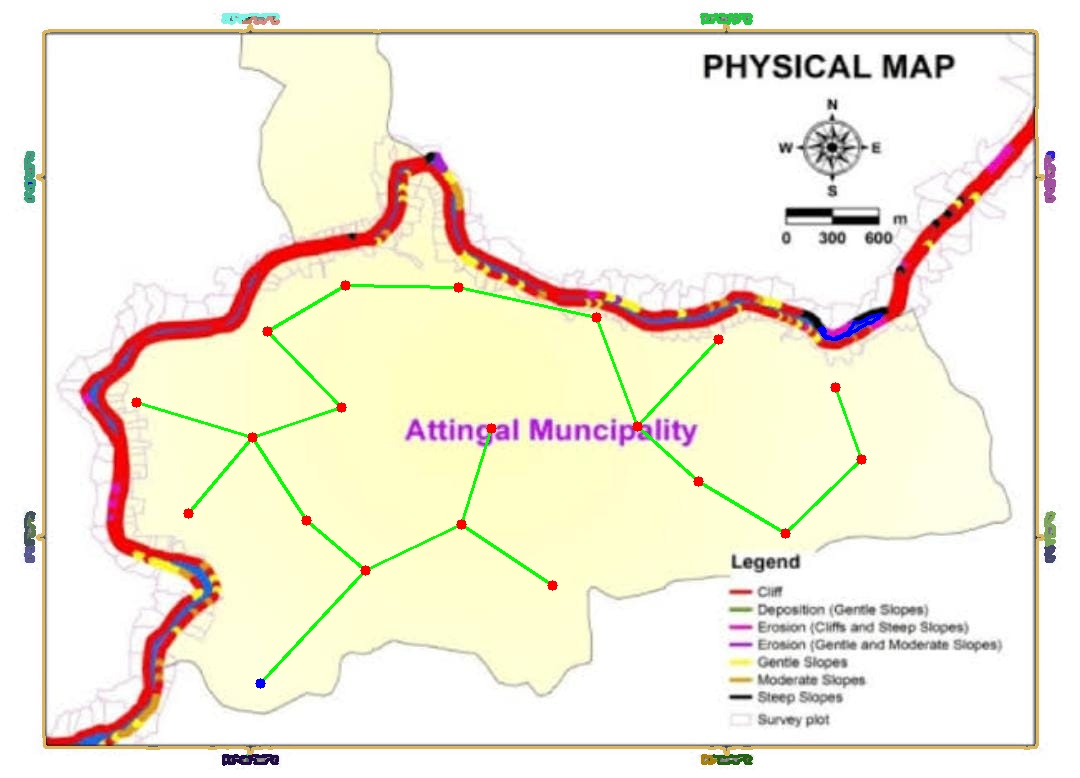
#> input picture town_with_water_supply.jpeg, 1080 x 778 px
$ python pani.py
#> lines starting #> are read from the running program, lines starting #| are printed output that depends on the picture; after the words box and inside, x2 and y2 are one past the last pixel; in counts of white or black regions, pixels touching at a corner belong together
import cv2
import numpy as np
import matplotlib.pyplot as plt
from scipy.spatial import distance_matrix
from scipy.sparse.csgraph import minimum_spanning_tree
from mpl_toolkits.mplot3d import Axes3D
from geopy.distance import geodesic

# Global variables
points = []
water_source = None
town_border_limits = (0, 0, 0, 0)

def preprocess_image(image_path):
    """Load and preprocess the image."""
    image = cv2.imread(image_path.strip())
    if image is None:
        raise FileNotFoundError(f"Failed to load image from: {image_path.strip()}")
    gray_image = cv2.cvtColor(image, cv2.COLOR_BGR2GRAY)
    blurred_image = cv2.GaussianBlur(gray_image, (5, 5), 0)
    return blurred_image, image

def detect_borders(preprocessed_image):
    """Detect borders using edge detection."""
    edges = cv2.Canny(preprocessed_image, 50, 150)
    contours, _ = cv2.findContours(edges, cv2.RETR_EXTERNAL, cv2.CHAIN_APPROX_SIMPLE)
    return contours

# [10 lines left out: function find_centroids, not called in this run]

def get_town_border_limits(town_contour, image):
    """Get limits of the town border from contour."""
    x, y, w, h = cv2.boundingRect(town_contour)
    cv2.rectangle(image, (x, y), (x + w, y + h), (0, 255, 0), 2)
    return (x, y, x + w, y + h)

# [16 lines left out: function on_click, not called in this run]

def select_points_on_image(image, title):
    """Display the image and let user select points."""
    global points, water_source
    points = []
    water_source = None

    plt.imshow(cv2.cvtColor(image, cv2.COLOR_BGR2RGB))
    plt.title(title)
    plt.axis('on')
    plt.connect('button_press_event', on_click)
    plt.show()

    return points, water_source

# [19 lines left out: function create_3d_map, not called in this run]

def connect_buildings_to_network(image, points, water_source):
    """Connect buildings to the water source and calculate total distance."""
    points_with_source = points + [water_source]
    distances = distance_matrix(points_with_source, points_with_source)

    mst = minimum_spanning_tree(distances).toarray().astype(float)
    image_with_connections = image.copy()
    total_distance_km = 0

    for i in range(len(points_with_source)):
        for j in range(len(points_with_source)):
            if mst[i, j] > 0:
                cv2.line(image_with_connections, tuple(map(int, points_with_source[i])),
                         tuple(map(int, points_with_source[j])), (0, 255, 0), 2)
                dist_cm = mst[i, j]
                dist_km = dist_cm * scale_km_per_cm
                total_distance_km += dist_km

    for point in points:
        cv2.circle(image_with_connections, tuple(map(int, point)), 5, (0, 0, 255), -1)
    if water_source:
        cv2.circle(image_with_connections, tuple(map(int, water_source)), 5, (255, 0, 0), -1)

    return image_with_connections, total_distance_km

def draw_and_save_contours_with_connections(image_path, contours, output_path, points, water_source):
    """Draw contours and save the image with connections."""
    _, image = preprocess_image(image_path)
    if contours:
        for contour in contours:
            color = tuple(np.random.randint(0, 255, size=3).tolist())
            cv2.drawContours(image, [contour], -1, color, 2)

    image_with_connections, total_distance_km = connect_buildings_to_network(image, points, water_source)
    cv2.imwrite(output_path, image_with_connections)
    return total_distance_km

# [9 lines left out: function display_image_with_contours, not called in this run]

def main():
    """Main function to run the script."""
    global scale_km_per_cm
    image_path = input("Enter the path to the image: ").strip()
#> the answer given: town_with_water_supply.jpeg
    scale_km_per_cm = float(input("Enter the scale (km per cm): ").strip())
#> the answer given: 3
    contours_output_path = "town_with_water_supply.jpeg"

    preprocessed_image, image = preprocess_image(image_path)
#> in preprocess_image, image is the input picture: shape (778, 1080, 3); mean B, G, R 221.8, 237.9, 243.8
#> in preprocess_image, `gray_image = cv2.cvtColor(image, cv2.COLOR_BGR2GRAY)`:
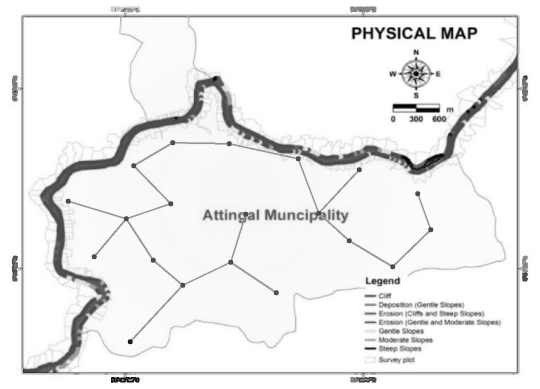
#> gray_image: shape (778, 1080) (shown at 1/2 size); min 0, max 255, mean 237.8

    contours = detect_borders(preprocessed_image)
#> in detect_borders, `edges = cv2.Canny(preprocessed_image, 50, 150)`:
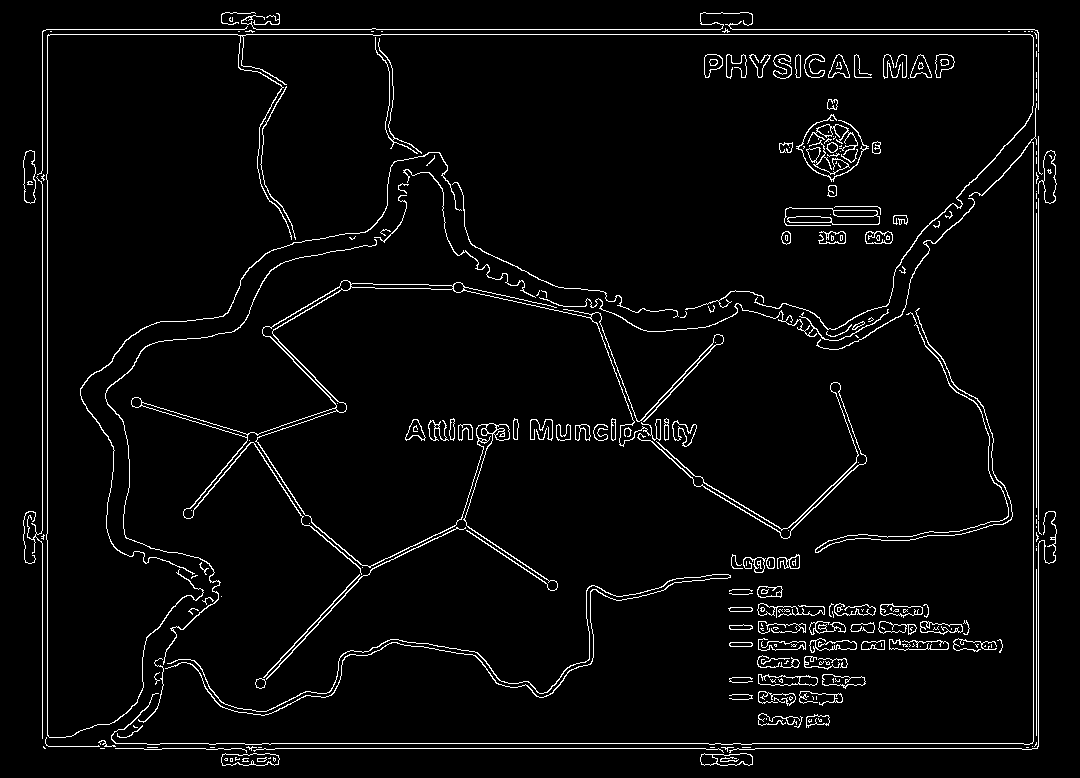
#> edges: shape (778, 1080); 3.7% white in thin lines or dots
#> in detect_borders, `contours, _ = cv2.findContours(edges, cv2.RETR_EXTERNAL, cv2.CHAIN_APP..`: contours = 242 contours, 159 with area under 20; largest, box (x1, y1, x2, y2) and area: (131, 280, 724, 591) 2994, (221, 753, 280, 766) 582, (1038, 150, 1057, 204) 536, (23, 150, 36, 204) 524, (700, 753, 753, 766) 520
    if contours:
        town_contour = max(contours, key=cv2.contourArea)
#> town_contour = contour of 2447 points, box (x1, y1, x2, y2) (131, 280, 724, 591), area 2994
        global town_border_limits
        town_border_limits = get_town_border_limits(town_contour, image)
#> in get_town_border_limits, `x, y, w, h = cv2.boundingRect(town_contour)`: x = 131; y = 280; w = 593; h = 311
#> in get_town_border_limits, `cv2.rectangle(image, (x, y), (x + w, y + h), (0, 255, 0), 2)`:
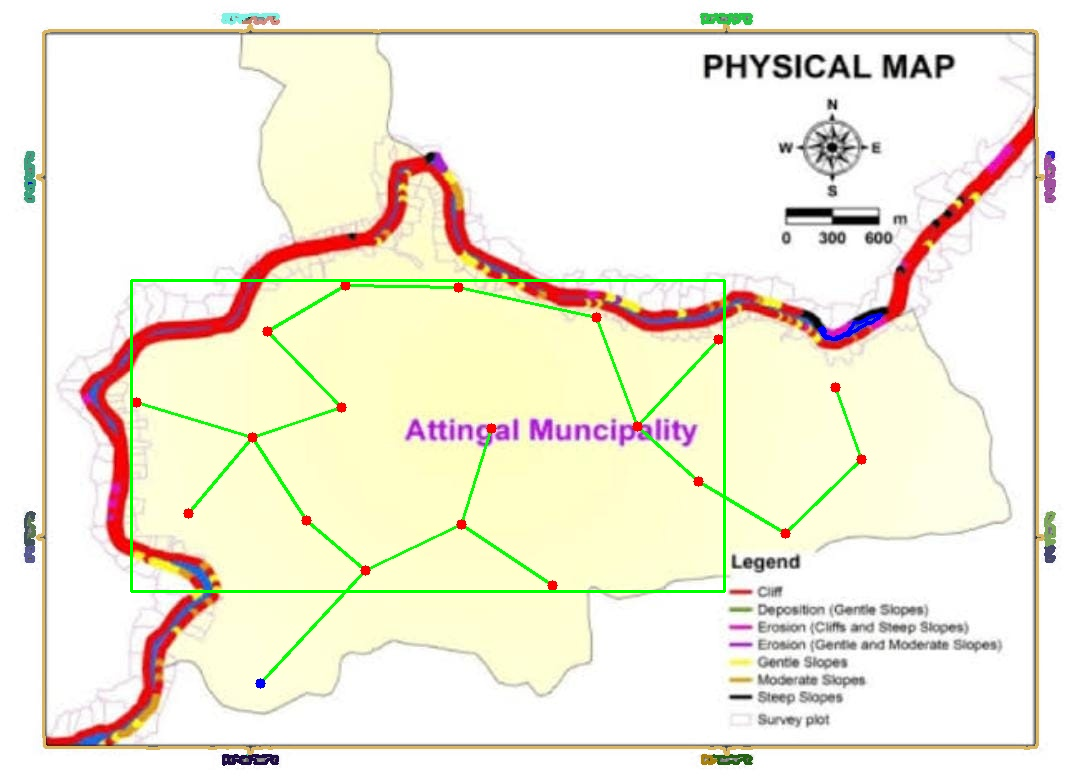
#> image: shape (778, 1080, 3); 0.65% of pixels changed, all inside (x1, y1, x2, y2) = (130, 279, 726, 593)
#> town_border_limits = (131, 280, 724, 591)
        print(f"Town border limits: {town_border_limits}")
#| Town border limits: (131, 280, 724, 591)

        print("Select the coordinates for buildings and the water source by clicking on the map.")
        points, water_source = select_points_on_image(image, "Select Buildings and Water Source")
#> points = []

        total_distance_km = draw_and_save_contours_with_connections(image_path, contours, contours_output_path, points, water_source)
#> the loop in draw_and_save_contours_with_connections, `for contour in contours:` made 242 passes
#> color on passes 1 to 3: (172, 47, 117), (192, 67, 251), (195, 103, 9)
#> after the loop in draw_and_save_contours_with_connections, `for contour in contours:`:
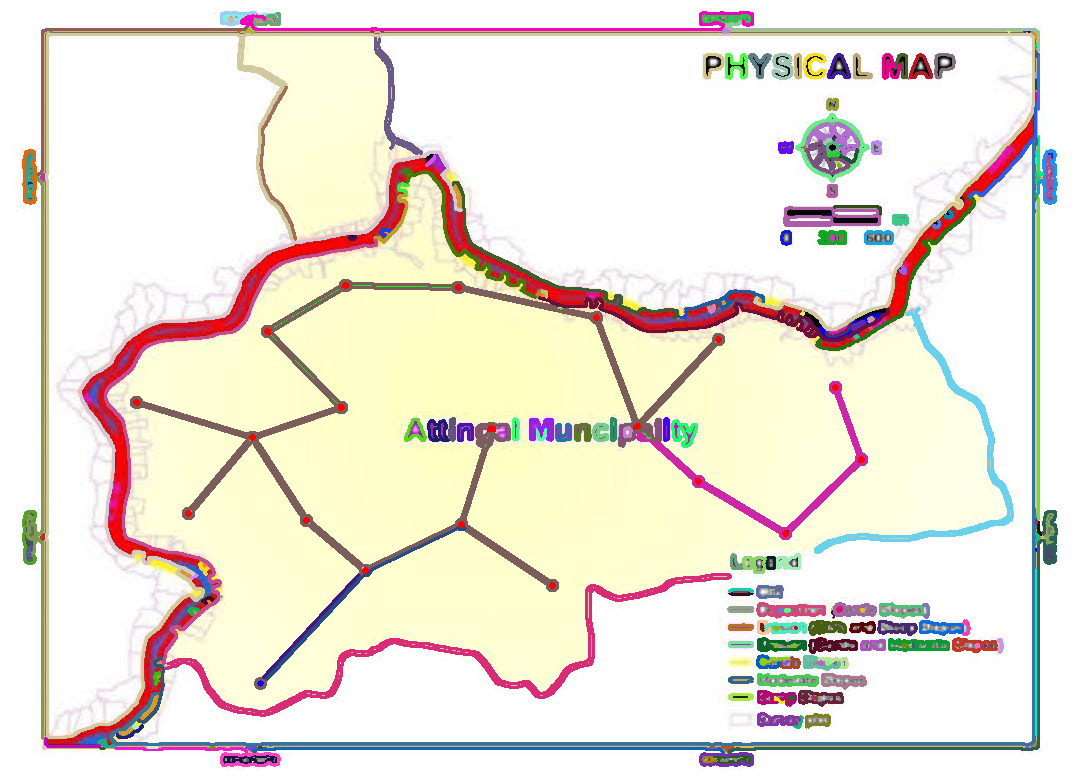
#> image: shape (778, 1080, 3); 10.93% of pixels changed, all inside (x1, y1, x2, y2) = (22, 11, 1058, 767)
#> in connect_buildings_to_network, `points_with_source = points + [water_source]`: points_with_source = 1 item
        display_image_with_contours(contours_output_path)
        print(f"Total distance of the network: {total_distance_km:.2f} km")

        # Create 3D map representation
        create_3d_map(image_path)
    else:
        print("No contours found. Make sure the image has visible borders.")

if __name__ == "__main__":
#> (the run stopped early here; a loop or call above may not have finished)

$ run again, with WhatsApp Image 2024-08-30 at 10.46.09 PM.jpeg copied over town_with_water_supply.jpeg
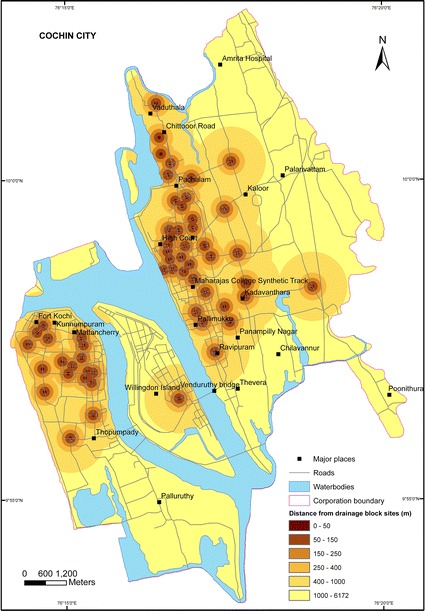
#> input picture WhatsApp Image 2024-08-30 at 10.46.09 PM.jpeg, 425 x 611 px
#> in preprocess_image, image is the input picture: shape (611, 425, 3); mean B, G, R 191.8, 229.9, 231.9
#> in detect_borders, `edges = cv2.Canny(preprocessed_image, 50, 150)`:
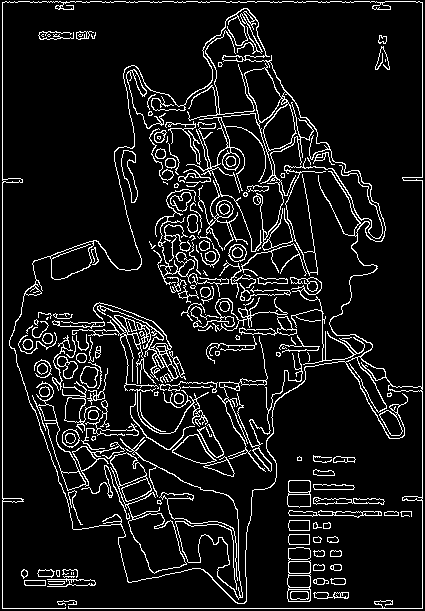
#> edges: shape (611, 425); 9.4% white in thin lines or dots
#> in detect_borders, `contours, _ = cv2.findContours(edges, cv2.RETR_EXTERNAL, cv2.CHAIN_APP..`: contours = 45 contours, 17 with area under 20; largest, box (x1, y1, x2, y2) and area: (2, 1, 423, 609) 120281, (287, 547, 311, 602) 1132, (287, 480, 311, 508) 578, (313, 497, 385, 505) 310, (288, 510, 382, 518) 298
#> town_contour = contour of 1906 points, box (x1, y1, x2, y2) (2, 1, 423, 609), area 120281
#> x = 2; y = 1; w = 421; h = 608
#> town_border_limits = (2, 1, 423, 609)
#| Town border limits: (2, 1, 423, 609)
#> points = []
#> the loop in draw_and_save_contours_with_connections, `for contour in contours:` made 45 passes
#> color on passes 1 to 8: (172, 47, 117), (192, 67, 251), (195, 103, 9), (211, 21, 242), (36, 87, 70), (216, 88, 140), (58, 193, 230), (39, 87, 174)
#> after the loop in draw_and_save_contours_with_connections, `for contour in contours:`:
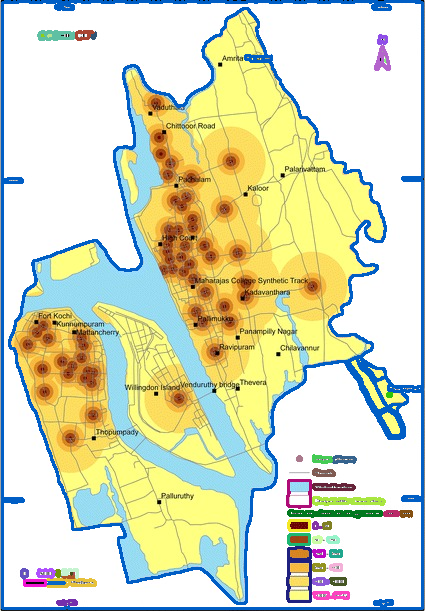
#> image: shape (611, 425, 3); 8.69% of pixels changed, all inside (x1, y1, x2, y2) = (1, 0, 424, 610)
#> points_with_source = 1 item

$ run again, with WhatsApp Image 2024-08-31 at 8.27.12 AM.jpeg copied over town_with_water_supply.jpeg
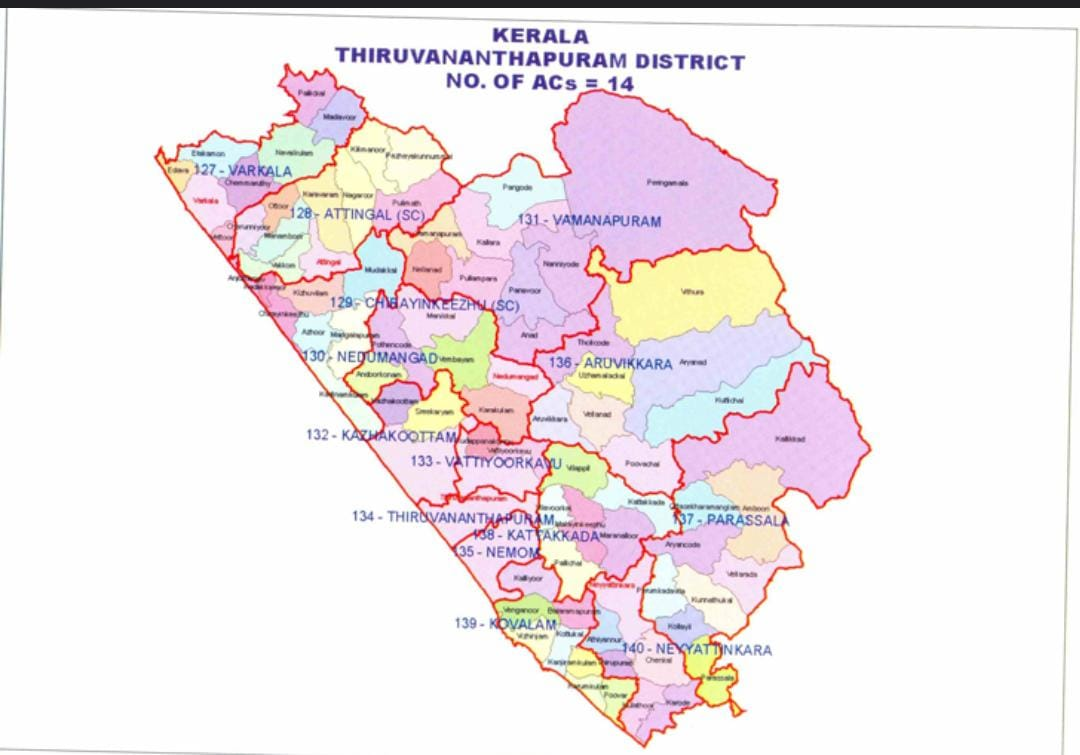
#> input picture WhatsApp Image 2024-08-31 at 8.27.12 AM.jpeg, 1080 x 755 px
#> in preprocess_image, image is the input picture: shape (755, 1080, 3); mean B, G, R 235.2, 232.7, 241
#> in detect_borders, `edges = cv2.Canny(preprocessed_image, 50, 150)`:
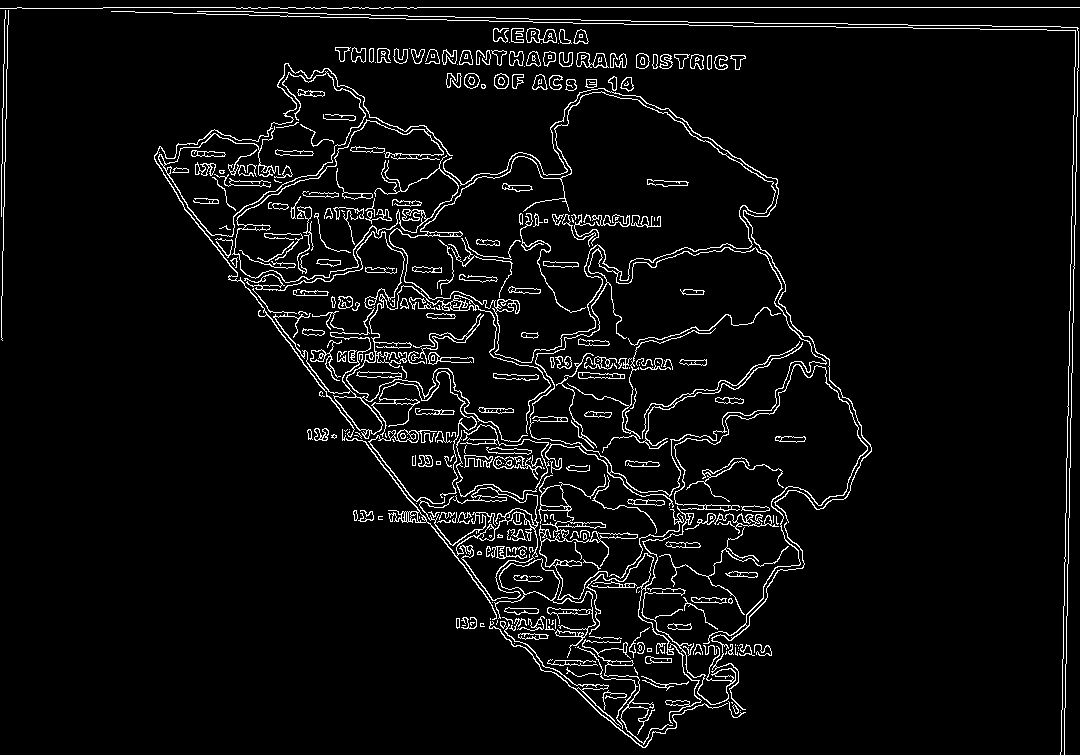
#> edges: shape (755, 1080); 5.1% white in thin lines or dots
#> in detect_borders, `contours, _ = cv2.findContours(edges, cv2.RETR_EXTERNAL, cv2.CHAIN_APP..`: contours = 268 contours, 153 with area under 20; largest, box (x1, y1, x2, y2) and area: (389, 91, 827, 508) 90735, (346, 424, 550, 620) 4289, (494, 558, 596, 658) 1676, (154, 63, 459, 438) 1195, (252, 288, 528, 442) 1189
#> town_contour = contour of 1357 points, box (x1, y1, x2, y2) (389, 91, 827, 508), area 90735
#> x = 389; y = 91; w = 438; h = 417
#> town_border_limits = (389, 91, 827, 508)
#| Town border limits: (389, 91, 827, 508)
#> points = []
#> the loop in draw_and_save_contours_with_connections, `for contour in contours:` made 268 passes
#> color on passes 2, 4, 5: (192, 67, 251), (211, 21, 242), (36, 87, 70)
#> after the loop in draw_and_save_contours_with_connections, `for contour in contours:`:
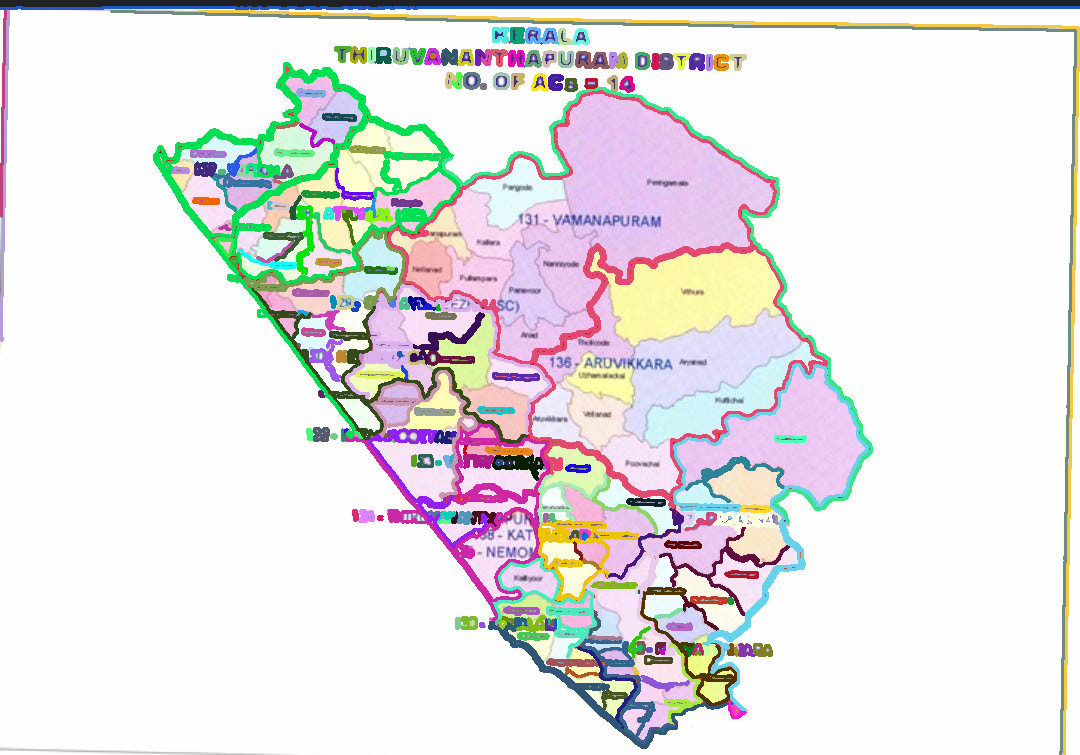
#> image: shape (755, 1080, 3); 12.91% of pixels changed, all inside (x1, y1, x2, y2) = (0, 6, 1080, 755)
#> points_with_source = 1 item
